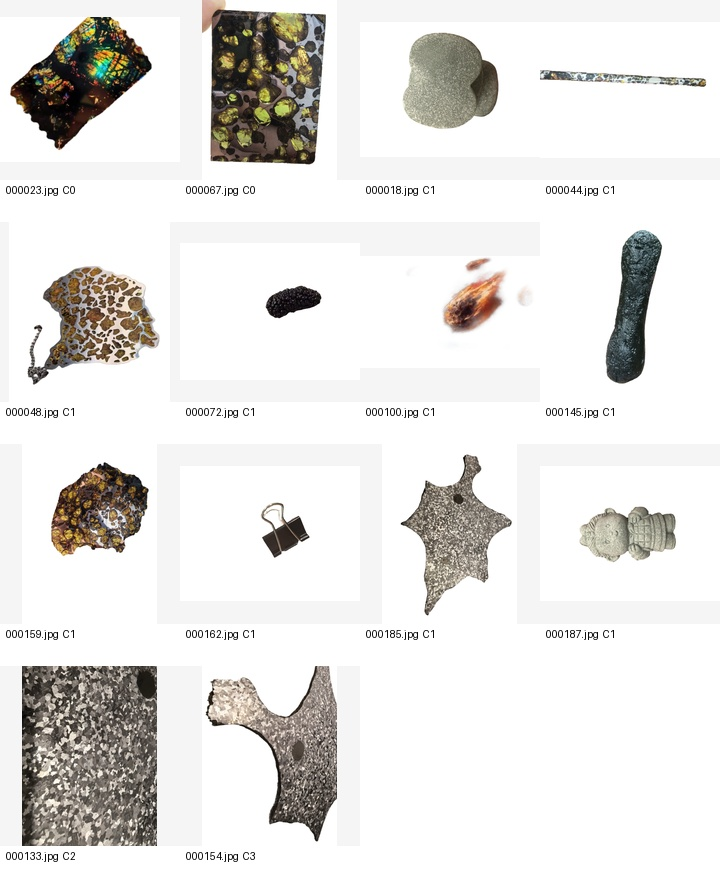
#> input picture analysis/not_stone_audit/not_stone_clusters_sheet.jpg, 720 x 888 px
$ python -i build_testlike_val.py   (imports and definitions only)
#> lines starting #> are read from the running program, lines starting #| are printed output that depends on the picture
#!/usr/bin/env python3
"""Build first-pass test-like validation candidates.

This script intentionally avoids network-dependent DINO/CLIP features. It uses
lightweight image statistics to create a reproducible baseline proxy:

- RGB/HSV histograms
- grayscale thumbnail shape/layout
- edge and texture-grid summaries

Outputs are written under analysis/testlike/ by default.
"""

from __future__ import annotations

import argparse
import json
from pathlib import Path
from typing import Iterable

import numpy as np
import pandas as pd
from PIL import Image, ImageOps
from sklearn.cluster import KMeans
from sklearn.decomposition import PCA
from sklearn.metrics.pairwise import cosine_similarity
from sklearn.preprocessing import StandardScaler


IMAGE_SUFFIXES = {".jpg", ".jpeg", ".png", ".bmp", ".webp", ".tif", ".tiff"}


# [111 lines left out: functions read_not_stone_numbers, crop_path_for_id, iter_mytest, build_manifest, not called in this run]


def image_feature(path: Path, size: int = 128) -> np.ndarray:
#> called with size = 128
    img = Image.open(path).convert("RGB")
#> img is the input picture: PIL image 720x888 RGB; mean R, G, B 228.8, 227.4, 225.1
    img = ImageOps.exif_transpose(img)
    img = img.resize((size, size), Image.Resampling.BILINEAR)
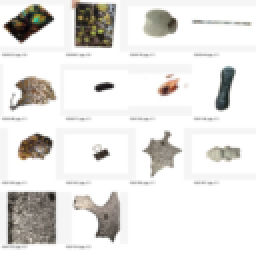
#> img: PIL image 128x128 RGB (shown 2 times larger); mean R, G, B 228.8, 227.4, 225.1
    arr = np.asarray(img).astype(np.float32) / 255.0

    feats: list[np.ndarray] = []
    for channel in range(3):
        hist, _ = np.histogram(arr[:, :, channel], bins=24, range=(0.0, 1.0), density=True)
        feats.append(hist.astype(np.float32))
#> after the loop, feats = 3 items

    maxc = arr.max(axis=2)
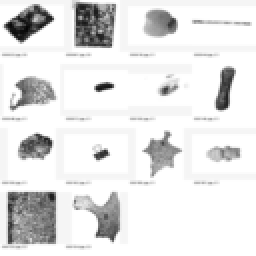
#> maxc: shape (128, 128) float32 (shown 2 times larger); min 0.0157, max 1, mean 0.898
    minc = arr.min(axis=2)
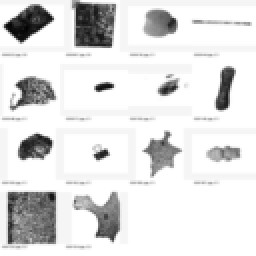
#> minc: shape (128, 128) float32 (shown 2 times larger); min 0.0118, max 1, mean 0.882
    saturation = np.where(maxc > 1e-6, (maxc - minc) / np.maximum(maxc, 1e-6), 0.0)
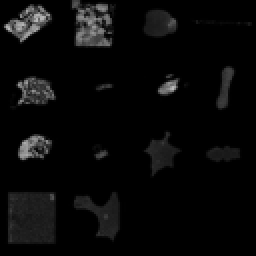
#> saturation: shape (128, 128) float32 (shown 2 times larger); min 0, max 0.741, mean 0.035
    value = maxc
    for plane in (saturation, value):
        hist, _ = np.histogram(plane, bins=16, range=(0.0, 1.0), density=True)
        feats.append(hist.astype(np.float32))
#> this loop made 2 passes
#> after the loop, feats = 5 items

    gray = 0.299 * arr[:, :, 0] + 0.587 * arr[:, :, 1] + 0.114 * arr[:, :, 2]
    thumb = np.asarray(Image.fromarray((gray * 255).astype("uint8")).resize((28, 28))).astype(np.float32) / 255.0
    feats.append(thumb.reshape(-1))

    gy, gx = np.gradient(gray)
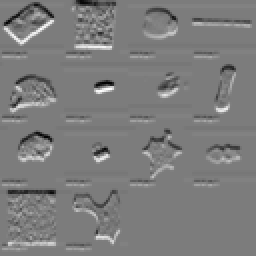
#> gy: shape (128, 128) float32 (shown 2 times larger); min -0.442, max 0.461, mean 0.000197; drawn with min black and max white
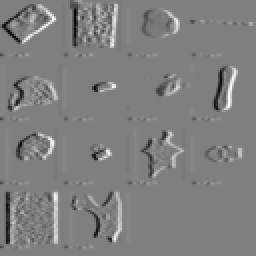
#> gx: shape (128, 128) float32 (shown 2 times larger); min -0.435, max 0.432, mean 0.000157; drawn with min black and max white
    edge = np.sqrt(gx * gx + gy * gy)
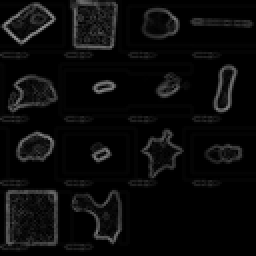
#> edge: shape (128, 128) float32 (shown 2 times larger); min 0, max 0.585, mean 0.0419
    grid_feats: list[float] = []
    for plane in (gray, edge, saturation):
        for y in range(0, size, 16):
            for x in range(0, size, 16):
                patch = plane[y : y + 16, x : x + 16]
                grid_feats.append(float(patch.mean()))
                grid_feats.append(float(patch.std()))
#> this loop made 3 passes
#> after the loop, grid_feats = 384 values, max 1 at index 106, min 0 at index 107, mean 0.205
    feats.append(np.asarray(grid_feats, dtype=np.float32))

    return np.concatenate(feats).astype(np.float32)


# [190 lines left out: functions stratified_take, cluster_stratified_take, main, not called in this run]


# [2 lines not run here, left out]

>>> result = image_feature('not_stone_audit/not_stone_clusters_sheet.jpg')
#> result = 1272 values, max 18.57 at index 23, min 0 at index 84, mean 0.692
